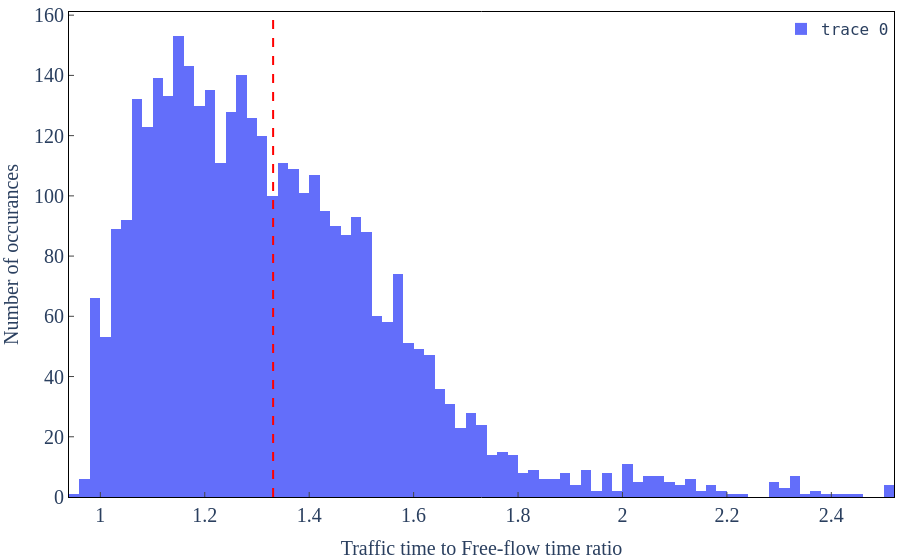

Notebook code for this chart:
### Code cell
traffic_data = json.load(open("data/real_traffic_paths_traffic_5pm.json", "r"))

time_increase = {k: {v['destination']:{"delta":v["duration_s"] - v["static_duration_s"], "ratio": v["duration_s"]/(v["static_duration_s"] + 1e-6)} for v in vlist}  for k, vlist in traffic_data.items()}

fig = go.Figure()

clean_data = [f for f in flatten([], [[v['ratio'] for k, v in vlist.items()] for k, vlist in time_increase.items()])[0] if f > 0 and f < 100]
mean = np.mean(clean_data)
fig.add_trace(go.Histogram(x=clean_data))
fig.add_vline(x=mean, line_dash="dash", line_color="red")
fig.update(**json.load(open('./analysis/graph_config.json', 'r')))

fig.update_yaxes(title="Number of occurances")
fig.update_xaxes(title="Traffic time to Free-flow time ratio")

fig.update_layout(font=dict(size=20), title_font_size=20, legend_font_size=16, xaxis=dict(title_font_size=20, tickfont_size=20,), yaxis=dict(title_font_size=20, tickfont_size=20))
fig.show()
fig.write_image("./analysis/figures/traffic_freeflow_histogram.png", scale=3)

### Figure 1 — Plotly figure (JSON) as saved in the notebook; plotly's stock layout.template omitted (floating-point values rounded to 4 significant figures; data arrays with more than 128 entries replaced by an {"elided": "..."} marker saying what was removed)
{"data": [{"type": "histogram", "x": {"elided": "3668 float values"}}], "layout": {"autosize": false, "font": {"family": "Times New Roman", "size": 20}, "legend": {"bgcolor": "rgba(0, 0, 0, 0)", "font": {"family": "monospace", "size": 16}, "x": 1, "xanchor": "right"}, "margin": {"b": 5, "l": 5, "r": 5, "t": 5}, "plot_bgcolor": "rgba(0, 0, 0, 0)", "shapes": [{"line": {"color": "red", "dash": "dash"}, "type": "line", "x0": 1.331, "x1": 1.331, "xref": "x", "y0": 0, "y1": 1, "yref": "y domain"}], "showlegend": true, "title": {"font": {"size": 20}}, "xaxis": {"linecolor": "black", "mirror": true, "showline": true, "tickfont": {"size": 20}, "ticks": "inside", "title": {"font": {"size": 20}, "text": "Traffic time to Free-flow time ratio"}}, "yaxis": {"linecolor": "black", "mirror": true, "showline": true, "tickfont": {"size": 20}, "ticks": "inside", "title": {"font": {"size": 20}, "text": "Number of occurances"}}}}
